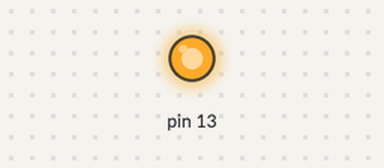
A sketch run on a simulated Arduino Uno, built with avr-gcc and run on an emulated ATmega328P. On the bench: output pins drawn as LEDs (lit = HIGH).

Above: at 1.0 s.
At 3.2 s:
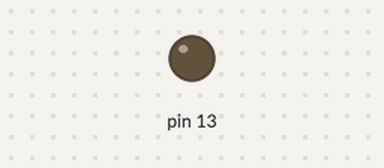
Timing chart, 0 to 5.7 s (numbered marks = the images above):
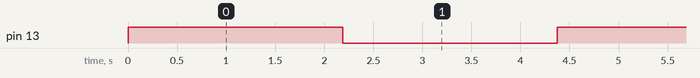

Measured:
- by itself, pin 13: alternates HIGH for 2.2 s and LOW for 2.2 s

The sketch:

HelloLEDAvanzado.ino
```cpp
/*

    Esto es mas interesante
    Emplea ANSI C
    Quitar ArduinoTrainer v1.0
    Requiere un conocimiento excepcional de los registros del ATMEGA328P

    Similar a HelloLED.ino pero usa LED 13 integrado en UNO
*/


void setup()
{
  unsigned char *portDDRB;

  portDDRB = ( unsigned char *) 0x24;

  *portDDRB |= 0x20;
}

void loop()
{
  unsigned char *portB;

  portB = ( unsigned char * ) 0x25;

  *portB |= 0x20;
  MyDelay( 1000 );

  *portB &= 0xDF;
  MyDelay( 1000 );
}


void MyDelay( unsigned long mSeconds )
{
  volatile unsigned long i;
  unsigned long endTime = 1000 * mSeconds;

  for( i=0 ; i<endTime ; i++ )
    ;
}
```
